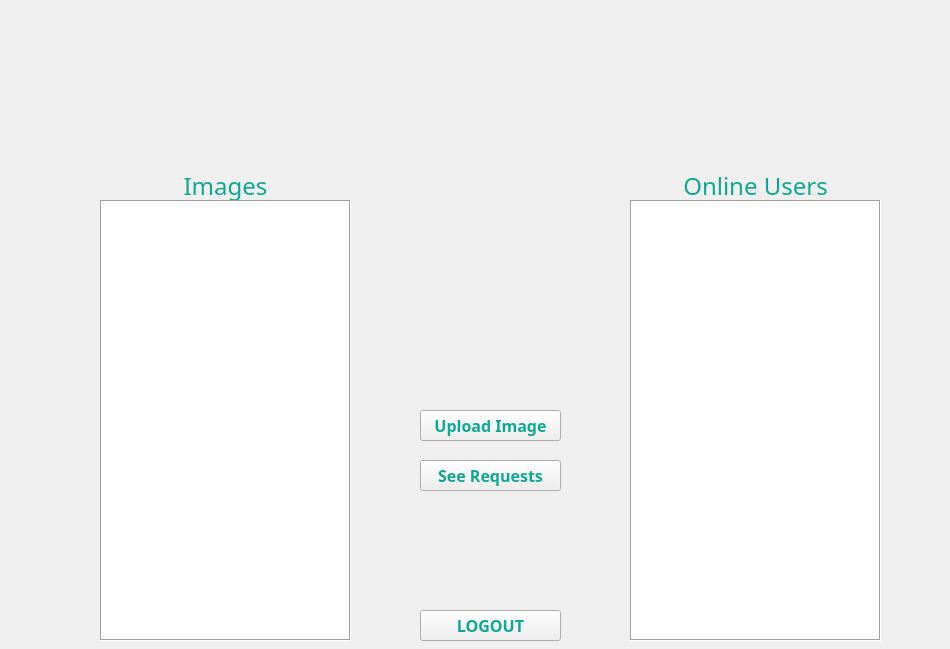
<?xml version="1.0" encoding="UTF-8"?>
<ui version="4.0">
 <class>Profile</class>
 <widget class="QWidget" name="Profile">
  <property name="geometry">
   <rect>
    <x>0</x>
    <y>0</y>
    <width>950</width>
    <height>649</height>
   </rect>
  </property>
  <property name="windowTitle">
   <string>Form</string>
  </property>
  <property name="autoFillBackground">
   <bool>true</bool>
  </property>
  <widget class="QListWidget" name="images">
   <property name="geometry">
    <rect>
     <x>100</x>
     <y>200</y>
     <width>251</width>
     <height>441</height>
    </rect>
   </property>
   <property name="font">
    <font>
     <family>Ubuntu Mono</family>
     <pointsize>17</pointsize>
     <weight>9</weight>
     <italic>false</italic>
     <bold>false</bold>
    </font>
   </property>
   <property name="autoFillBackground">
    <bool>true</bool>
   </property>
   <property name="styleSheet">
    <string notr="true">font: 75 17pt &quot;Ubuntu Mono&quot;;
border-color: rgb(14, 168, 146);
selection-background-color: rgb(14, 168, 146);</string>
   </property>
   <property name="frameShape">
    <enum>QFrame::Box</enum>
   </property>
  </widget>
  <widget class="QLabel" name="label">
   <property name="geometry">
    <rect>
     <x>100</x>
     <y>170</y>
     <width>251</width>
     <height>31</height>
    </rect>
   </property>
   <property name="font">
    <font>
     <family>Ubuntu Mono</family>
     <pointsize>18</pointsize>
     <weight>50</weight>
     <italic>false</italic>
     <bold>false</bold>
    </font>
   </property>
   <property name="mouseTracking">
    <bool>false</bool>
   </property>
   <property name="layoutDirection">
    <enum>Qt::LeftToRight</enum>
   </property>
   <property name="styleSheet">
    <string notr="true">color: rgb(14, 168, 146);</string>
   </property>
   <property name="text">
    <string>Images</string>
   </property>
   <property name="textFormat">
    <enum>Qt::AutoText</enum>
   </property>
   <property name="alignment">
    <set>Qt::AlignCenter</set>
   </property>
  </widget>
  <widget class="QListWidget" name="onlineUsers">
   <property name="geometry">
    <rect>
     <x>630</x>
     <y>200</y>
     <width>251</width>
     <height>441</height>
    </rect>
   </property>
   <property name="font">
    <font>
     <family>Ubuntu Mono</family>
     <pointsize>17</pointsize>
     <weight>9</weight>
     <italic>false</italic>
     <bold>false</bold>
    </font>
   </property>
   <property name="autoFillBackground">
    <bool>true</bool>
   </property>
   <property name="styleSheet">
    <string notr="true">font: 75 17pt &quot;Ubuntu Mono&quot;;
border-color: rgb(14, 168, 146);
selection-background-color: rgb(14, 168, 146);</string>
   </property>
   <property name="frameShape">
    <enum>QFrame::Box</enum>
   </property>
  </widget>
  <widget class="QLabel" name="onlinUser">
   <property name="geometry">
    <rect>
     <x>630</x>
     <y>170</y>
     <width>251</width>
     <height>31</height>
    </rect>
   </property>
   <property name="font">
    <font>
     <family>Ubuntu Mono</family>
     <pointsize>18</pointsize>
     <weight>50</weight>
     <italic>false</italic>
     <bold>false</bold>
    </font>
   </property>
   <property name="layoutDirection">
    <enum>Qt::LeftToRight</enum>
   </property>
   <property name="styleSheet">
    <string notr="true">color: rgb(14, 168, 146);</string>
   </property>
   <property name="text">
    <string>Online Users</string>
   </property>
   <property name="textFormat">
    <enum>Qt::AutoText</enum>
   </property>
   <property name="alignment">
    <set>Qt::AlignCenter</set>
   </property>
  </widget>
  <widget class="QPushButton" name="upload">
   <property name="geometry">
    <rect>
     <x>420</x>
     <y>410</y>
     <width>141</width>
     <height>31</height>
    </rect>
   </property>
   <property name="font">
    <font>
     <family>Ubuntu Mono</family>
     <pointsize>12</pointsize>
     <weight>75</weight>
     <bold>true</bold>
    </font>
   </property>
   <property name="styleSheet">
    <string notr="true">color: rgb(14, 168, 146);
selection-color: rgb(234, 110, 89);</string>
   </property>
   <property name="text">
    <string>Upload Image</string>
   </property>
  </widget>
  <widget class="QPushButton" name="request">
   <property name="geometry">
    <rect>
     <x>420</x>
     <y>460</y>
     <width>141</width>
     <height>31</height>
    </rect>
   </property>
   <property name="font">
    <font>
     <family>Ubuntu Mono</family>
     <pointsize>12</pointsize>
     <weight>75</weight>
     <bold>true</bold>
    </font>
   </property>
   <property name="styleSheet">
    <string notr="true">color: rgb(14, 168, 146);
selection-color: rgb(234, 110, 89);</string>
   </property>
   <property name="text">
    <string>See Requests</string>
   </property>
  </widget>
  <widget class="QLabel" name="logo">
   <property name="geometry">
    <rect>
     <x>-160</x>
     <y>10</y>
     <width>1111</width>
     <height>441</height>
    </rect>
   </property>
   <property name="text">
    <string/>
   </property>
   <property name="pixmap">
    <pixmap>../Downloads/top-logo.png</pixmap>
   </property>
  </widget>
  <widget class="QPushButton" name="logout">
   <property name="geometry">
    <rect>
     <x>420</x>
     <y>610</y>
     <width>141</width>
     <height>31</height>
    </rect>
   </property>
   <property name="font">
    <font>
     <family>Ubuntu Mono</family>
     <pointsize>12</pointsize>
     <weight>75</weight>
     <bold>true</bold>
    </font>
   </property>
   <property name="styleSheet">
    <string notr="true">color: rgb(14, 168, 146);
selection-color: rgb(234, 110, 89);</string>
   </property>
   <property name="text">
    <string>LOGOUT</string>
   </property>
  </widget>
  <zorder>logo</zorder>
  <zorder>label</zorder>
  <zorder>onlineUsers</zorder>
  <zorder>images</zorder>
  <zorder>onlinUser</zorder>
  <zorder>upload</zorder>
  <zorder>request</zorder>
  <zorder>logout</zorder>
 </widget>
 <resources/>
 <connections/>
</ui>
